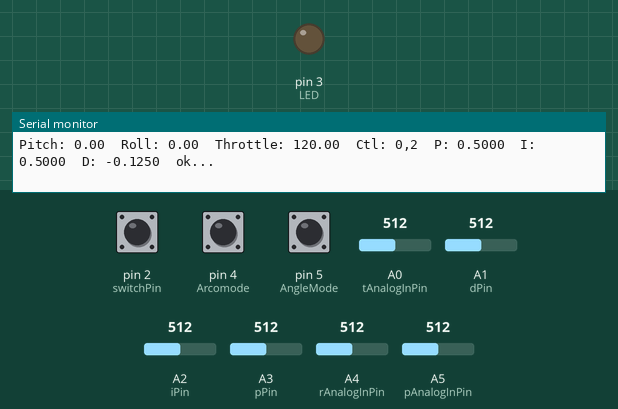
This sketch was run on a simulated Arduino Uno, built with avr-gcc and run on an emulated ATmega328P. Shown: output pins drawn as LEDs (lit = HIGH), the last lines printed to the serial monitor. The inputs (shaded band) are chosen by the test bench; at power-on: pin 2 (switchPin) HIGH, A0 (tAnalogInPin) = 512, pin 4 (Arcomode) HIGH, pin 5 (AngleMode) HIGH, A1 (dPin) = 512, A2 (iPin) = 512, A3 (pPin) = 512, A4 (rAnalogInPin) = 512, A5 (pAnalogInPin) = 512. No radio packets arrive unless stated.

Above: at 1.2 s.
1.3 s: pin 2 (switchPin) pulled LOW for 0.15 s
At 1.39 s:
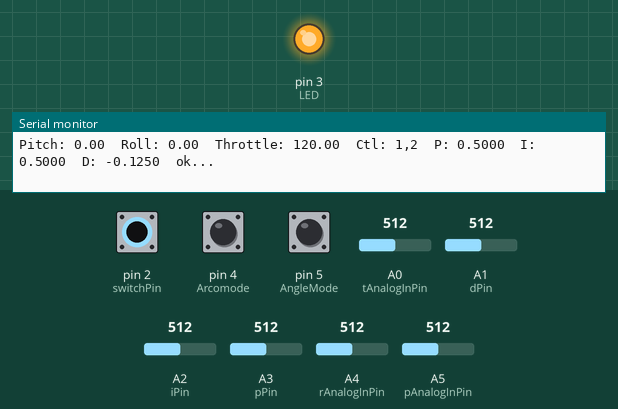
2.9 s: pin 2 (switchPin) pulled LOW for 3.2 s
At 7.2 s:
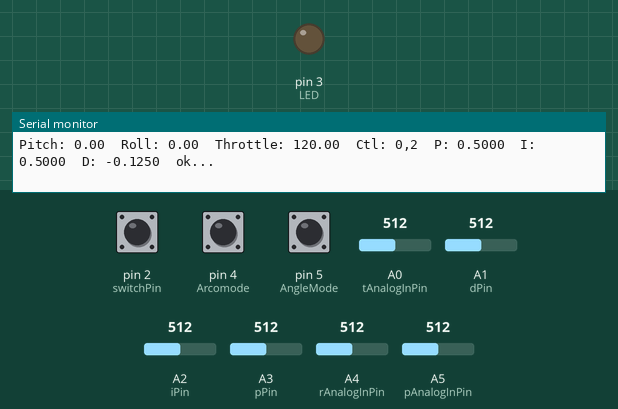
7.6 s: A0 (tAnalogInPin) set to 269
10.6 s: A0 (tAnalogInPin) set to 239
Timing chart, 0 to 13.6 s (numbered marks = the images above; inputs shaded):
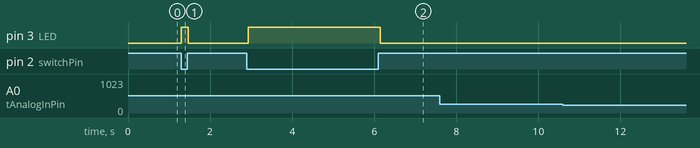

The sketch:

HandHeldArduino.ino
```cpp
#include <SPI.h>
#include "nRF24L01.h"
#include "RF24.h"
#include "printf.h"

// to the pins used:
const int pAnalogInPin = A5;  // Analog input pin that the pitch potentiometer is attached to
const int rAnalogInPin = A4;  // Analog input pin that the roll potentiometer is attached to
const int tAnalogInPin = A0; // Analog input pin that the Throttle potentiometer is attached to
const int switchPin = 2;  // On/Off switch
const int LED = 3;  // On/Off switch

const int Arcomode = 4;  // On/Off switch
const int AngleMode = 5;  // On/Off switch
const int ctly = 6;  // On/Off switch
const int ctlyp = 7;  // On/Off switch

const int pPin = A3;
const int iPin = A2;
const int dPin = A1;

int pSensorValue = 0;        // value read from the Pitch Ctl pot
int rSensorValue = 0;        // value read from the Roll Ctl pot
int tSensorValue = 0;        // value read from the Throttle Ctl pot
int pV = 0;
int iV = 0;
int dV = 0;

int onoff = 0;
int ctlbit = 2;

RF24 radio(9,10);
const uint64_t pipes[2] = {
0xF0F0F0F0E1LL, 0xF0F0F0F0D2LL };

void setup() {
    // initialize serial communications at 57600 bps:
    Serial.begin(57600);
    printf_begin();
    radio.begin();
    radio.setRetries(15,15);
    //radio.setPayloadSize(3);
    radio.openWritingPipe(pipes[0]);
    radio.printDetails();

    pinMode(switchPin, INPUT);
    digitalWrite(switchPin, HIGH);
    pinMode(LED, OUTPUT);
    pinMode(Arcomode, INPUT);
    digitalWrite(Arcomode, HIGH);
    pinMode(AngleMode, INPUT);
    digitalWrite(AngleMode, HIGH);
    pinMode(ctly, INPUT);
    digitalWrite(ctly, HIGH);
    pinMode(ctlyp, INPUT);
    digitalWrite(ctlyp, HIGH);
}

void loop() {
    // read the analog in value:
    pSensorValue = analogRead(pAnalogInPin);
    rSensorValue = analogRead(rAnalogInPin);
    tSensorValue = analogRead(tAnalogInPin);
    pV = analogRead(pPin);
    iV = analogRead(iPin);
    dV = analogRead(dPin);

    if(digitalRead(switchPin) == LOW)
        onoff = 1;
    if(digitalRead(switchPin) == HIGH)
        onoff = 0;
    if(onoff)
        digitalWrite(LED, HIGH);
    else
        digitalWrite(LED, LOW);
    float outValue[7] = {0};

    if(digitalRead(Arcomode) == LOW)
        ctlbit = 2;
    else if(digitalRead(AngleMode) == LOW)
        ctlbit = 4;

    // map it to the range of the angle:
    if(ctlbit == 2){
        outValue[0] = (int)(((float)map(pSensorValue, 0, 1023, 0, 1000)) / 5) / 10.0 - 10;
        outValue[1] = (int)(((float)map(rSensorValue, 0, 1023, 0, 1000)) / 5) / 10.0 - 10;
    } else if(ctlbit == 4){
        outValue[0] = (int)(((float)map(pSensorValue, 0, 1023, 0, 1000)) / 16.6 * 10) / 10.0 - 30.1;
        outValue[1] = (int)(((float)map(rSensorValue, 0, 1023, 0, 1000)) / 16.6 * 10)/10.0 - 30.3;
    }
    outValue[2] = onoff + ctlbit;
    outValue[3] = map(tSensorValue, 0, 1023, 80, 160);
    outValue[4] = (((float)map(pV, 0, 1023, 0, 1000))/1000.0)
    ;
    outValue[5] = (((float)map(iV, 0, 1023, 0, 1000))/1000.0);
    outValue[6] = (-1)*(((float)map(dV, 0, 1023, 0, 1000))/4000.0);


    // print the results to the serial monitor:
    Serial.print("Pitch: " );
    Serial.print(outValue[0]);
    Serial.print("\tRoll: ");
    Serial.print(outValue[1]);
    Serial.print("\tThrottle: ");
    Serial.print(outValue[3]);
    Serial.print("\tCtl: ");
    Serial.print(onoff);
    Serial.print(",");
    Serial.print(ctlbit);
    Serial.print("\tP: ");
    Serial.print(outValue[4],4);
    Serial.print("\tI: ");
    Serial.print(outValue[5],4);
    Serial.print("\tD: ");
    Serial.print(outValue[6],4);
    bool ok = radio.write( outValue, sizeof(float)*7 );
    if (ok)
        printf("\tok...\n\r");
    else
        printf("\tfailed.\n\r");
    // wait 2  before the next loop
    // for the analog-to-digital converter to settle
    // after the last reading:
    delay(50);
}
```

printf.h
```cpp
// (licence header left out)
/**
 * @file printf.h
 *
 * Setup necessary to direct stdout to the Arduino Serial library, which
 * enables 'printf'
 */

#ifndef __PRINTF_H__
#define __PRINTF_H__

#ifdef ARDUINO

int serial_putc( char c, FILE * )
{
  Serial.write( c );

  return c;
}

void printf_begin(void)
{
  fdevopen( &serial_putc, 0 );
}

#else
#error This example is only for use on Arduino.
#endif // ARDUINO

#endif // __PRINTF_H__
```

Measured:
- after the input at 1.3 s, pin 3 (LED): LOW → HIGH at once, → LOW 0.17 s later
- after the input at 2.9 s, pin 3 (LED): LOW → HIGH at once, → LOW 3.2 s later
